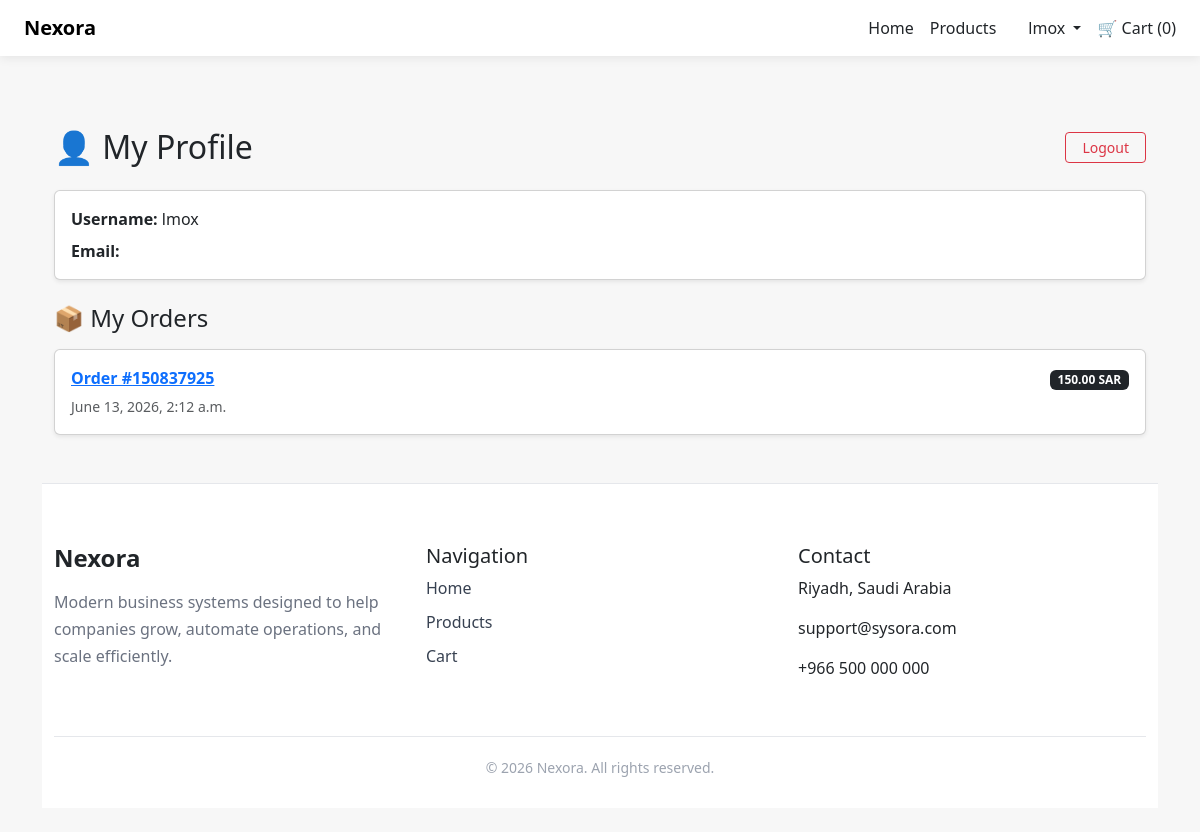
Before: /profile/ (signed in) with the older database file.
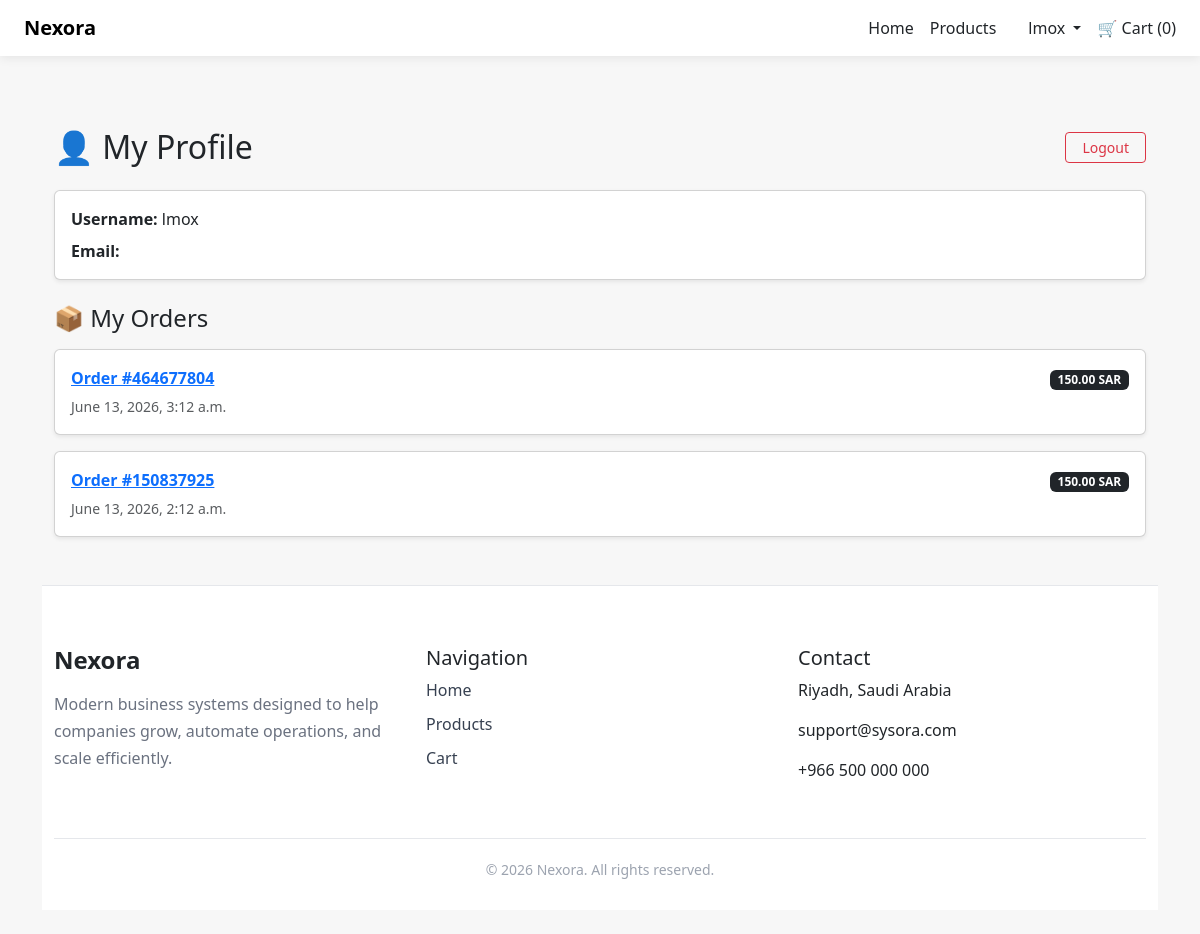
After: the same page with the newer database file.
### orders/models.py (models this page shows, shortened)
class Order(models.Model):
    user = models.ForeignKey(User, on_delete=models.CASCADE)
    total = models.DecimalField(max_digits=10, decimal_places=2)
    created_at = models.DateTimeField(auto_now_add=True)
    order_number = models.CharField(max_length=12, unique=True, blank=True)

### accounts/views.py (the view)
# urls.py: path('profile/', views.profile_view, name='profile'),
@login_required
def profile_view(request):
    orders = Order.objects.filter(user=request.user).order_by('-created_at')
    return render(request, 'accounts/profile.html', {
        'orders': orders
    })

### cart/context_processors.py (called while the page is built)
def cart_counter(request):
    cart = request.session.get('cart', {})
    count = sum(cart.values())
    return {
        'cart_count': count
    }

### templates/accounts/profile.html
{% extends 'base.html' %}
{% block content %}
<div class="container mt-5">
    <div class="d-flex justify-content-between align-items-center mb-4">
        <h2 class="mb-0">👤 My Profile</h2>
        <a href="{% url 'logout' %}" class="btn btn-outline-danger btn-sm px-3">
            Logout
        </a>
    </div>
    <div class="card shadow-sm p-3 mb-4">
        <p class="mb-2"><strong>Username:</strong> {{ user.username }}</p>
        <p class="mb-0"><strong>Email:</strong> {{ user.email }}</p>
    </div>
    <h4 class="mb-3">📦 My Orders</h4>
    {% for order in orders %}
        <div class="card shadow-sm p-3 mb-3">
            <div class="d-flex justify-content-between">
                <div>
                    <p class="mb-1">
                        <strong>
                            <a href="{% url 'order_detail' order.id %}">
                                    Order #{{ order.order_number }}
                            </a>
                        </strong>
                    </p>
                    <small class="text-muted">{{ order.created_at }}</small>
                </div>
                <div class="text-end">
                    <span class="badge bg-dark">
                        {{ order.total }} SAR
                    </span>
                </div>
            </div>
        </div>
    {% empty %}
        <div class="alert alert-light border">
            No orders yet.
        </div>
    {% endfor %}
</div>
{% endblock %}

### templates/base.html (shortened to what this page needs)
<!DOCTYPE html>
<html lang="en">
<head>
    {% load static %}
    <link href="https://cdn.jsdelivr.net/npm/bootstrap@5.3.0/dist/css/bootstrap.min.css" rel="stylesheet">
    <link rel="stylesheet" href="{% static 'css/style.css' %}">
    <link rel="stylesheet" href="{% static 'css/components.css' %}">
</head>
<body>
<nav class="navbar navbar-expand-lg bg-white px-4 py-2">
    <a class="navbar-brand fw-bold" href="/"> Nexora</a>
    <div class="ms-auto d-flex gap-3">
        <a class="text-dark text-decoration-none" href="/">Home</a>
        <a class="text-dark text-decoration-none" href="/products/">Products</a>
        <a class="text-dark text-decoration-none" href="/login/">
            {% if user.is_authenticated %}
            <div class="dropdown d-inline">
                <a class="nav-link d-inline dropdown-toggle text-dark" href="#" role="button" data-bs-toggle="dropdown">
                    {{ user.username }}
                </a>
            </div>
            {% endif %}
        </a>
        <a class="text-dark text-decoration-none" href="/cart/">
            🛒 Cart ({{ cart_count }})
        </a>
    </div>
</nav>
<div class="container py-4">
    {% block content %}
    {% endblock %}
    <footer class="footer-custom mt-5">
    <div class="container">
        <div class="row">
            <div class="col-md-4">
                <h4 class="footer-logo">Nexora</h4>
                <p class="footer-text">
                    Modern business systems designed to help companies grow,
                    automate operations, and scale efficiently.
                </p>
            </div>
            <div class="col-md-4">
                <h5>Navigation</h5>
                <ul class="footer-links">
                    <li><a href="/">Home</a></li>
                    <li><a href="{% url 'product_list' %}">Products</a></li>
                    <li><a href="/cart/">Cart</a></li>
                </ul>
            </div>
            <div class="col-md-4">
                <h5>Contact</h5>
                <p>Riyadh, Saudi Arabia</p>
                <p>support@sysora.com</p>
                <p>+966 500 000 000</p>
            </div>
        </div>
        <div class="footer-bottom">
            © 2026 Nexora. All rights reserved.
        </div>
    </div>
</footer>
</div>
</body>
</html>

### static/css/style.css (style rules this page uses)
body { background-color: #f7f7f7; font-family: 'Segoe UI', sans-serif; }
.navbar { box-shadow: 0 2px 10px rgba(0,0,0,0.08); }

### static/css/components.css (style rules this page uses)
.footer-custom { margin-top: 80px; background: #ffffff; border-top: 1px solid #e5e7eb; padding: 60px 0 30px; }
.footer-logo { font-weight: 700; margin-bottom: 16px; }
.footer-text { color: #6b7280; line-height: 1.7; }
.footer-links { list-style: none; padding: 0; }
.footer-links li { margin-bottom: 10px; }
.footer-links a { text-decoration: none; color: #374151; transition: .2s; }
.footer-bottom { margin-top: 40px; padding-top: 20px; border-top: 1px solid #e5e7eb; text-align: center; color: #9ca3af; font-size: 14px; }

Changed rows visible on the page:
added Order: order_number "464677804", created_at "June 13, 2026, 3:12 a.m.", total "150.00"
